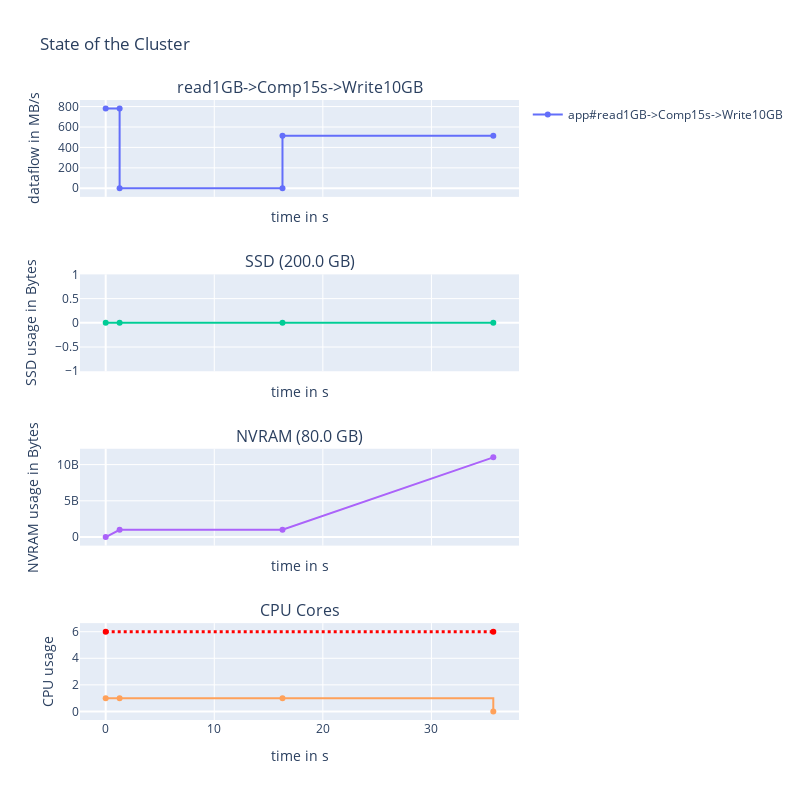

The notebook cell saved with this chart:
### Code cell
start_time = time.time()
# execution the simulation env
env.run()
print(f"Execution time = {time.time()-start_time} seconds")

def print_app_data(data):
    for item in data.items:
        print(item)
print_app_data(app1.data)
fig = display_run(app1.data, cluster, width=800, height=800)
fig.show()

### Figure 1 — Plotly figure (JSON) as saved in the notebook; plotly's stock layout.template omitted (floating-point values rounded to 4 significant figures)
{"data": [{"line": {"shape": "linear"}, "name": "app#read1GB->Comp15s->Write10GB", "text": ["READ|to/from:NVRAM|volume=1.0 GB", "READ|to/from:NVRAM|volume=1.0 GB", "COMPUTE|volume=0B", "COMPUTE|volume=0B", "WRITE|to/from:NVRAM|volume=10.0 GB", "WRITE|to/from:NVRAM|volume=10.0 GB"], "textposition": "top center", "type": "scatter", "x": [0, 1.282, 1.282, 16.28, 16.28, 35.7], "xaxis": "x", "y": [780, 780, 0, 0, 515, 515], "yaxis": "y"}, {"line": {"dash": "dot", "shape": "linear"}, "name": "read1GB->Comp15s->Write10GB mvt", "text": [], "textposition": "top center", "type": "scatter", "x": [], "xaxis": "x", "y": [], "yaxis": "y"}, {"line": {"shape": "linear"}, "name": "SSD", "showlegend": false, "text": ["read1GB->Comp15s->Write10GB|Read|NVRAM | +volume=1.0 GB", "read1GB->Comp15s->Write10GB|Compute | +volume=0B", "read1GB->Comp15s->Write10GB|Write|NVRAM | +volume=10.0 GB"], "textposition": "top center", "type": "scatter", "x": [0, 1.282, 16.28, 35.7], "xaxis": "x2", "y": [0, 0, 0, 0], "yaxis": "y2"}, {"line": {"shape": "linear"}, "name": "NVRAM", "showlegend": false, "text": ["read1GB->Comp15s->Write10GB|Read|NVRAM | +volume=1.0 GB", "read1GB->Comp15s->Write10GB|Compute | +volume=0B", "read1GB->Comp15s->Write10GB|Write|NVRAM | +volume=10.0 GB"], "textposition": "top center", "type": "scatter", "x": [0, 1.282, 16.28, 35.7], "xaxis": "x3", "y": [0, 1000000000, 1000000000, 11000000000], "yaxis": "y3"}, {"line": {"shape": "hv"}, "showlegend": false, "type": "scatter", "x": [0, 1.282, 16.28, 35.7], "xaxis": "x4", "y": [1, 1, 1, 0], "yaxis": "y4"}, {"line": {"color": "red", "dash": "dot", "shape": "hv", "width": 3}, "showlegend": false, "text": ["Maximum available cores in cluster=6", "Maximum available cores in cluster=6"], "type": "scatter", "x": [0, 35.7], "xaxis": "x4", "y": [6, 6], "yaxis": "y4"}], "layout": {"annotations": [{"font": {"size": 16}, "showarrow": false, "text": "read1GB->Comp15s->Write10GB", "x": 0.5, "xanchor": "center", "xref": "paper", "y": 1, "yanchor": "bottom", "yref": "paper"}, {"font": {"size": 16}, "showarrow": false, "text": "SSD (200.0 GB)", "x": 0.5, "xanchor": "center", "xref": "paper", "y": 0.7188, "yanchor": "bottom", "yref": "paper"}, {"font": {"size": 16}, "showarrow": false, "text": "NVRAM (80.0 GB)", "x": 0.5, "xanchor": "center", "xref": "paper", "y": 0.4375, "yanchor": "bottom", "yref": "paper"}, {"font": {"size": 16}, "showarrow": false, "text": "CPU Cores", "x": 0.5, "xanchor": "center", "xref": "paper", "y": 0.1562, "yanchor": "bottom", "yref": "paper"}], "height": 800, "title": {"text": "State of the Cluster"}, "width": 800, "xaxis": {"anchor": "y", "domain": [0, 1], "matches": "x4", "showticklabels": false, "title": {"text": "time in s"}}, "xaxis2": {"anchor": "y2", "domain": [0, 1], "matches": "x4", "showticklabels": false, "title": {"text": "time in s"}}, "xaxis3": {"anchor": "y3", "domain": [0, 1], "matches": "x4", "showticklabels": false, "title": {"text": "time in s"}}, "xaxis4": {"anchor": "y4", "domain": [0, 1], "title": {"text": "time in s"}}, "yaxis": {"anchor": "x", "domain": [0.8438, 1], "title": {"text": "dataflow in MB/s"}}, "yaxis2": {"anchor": "x2", "domain": [0.5625, 0.7188], "title": {"text": "SSD usage in Bytes"}}, "yaxis3": {"anchor": "x3", "domain": [0.2812, 0.4375], "title": {"text": "NVRAM usage in Bytes"}}, "yaxis4": {"anchor": "x4", "domain": [0, 0.1562], "title": {"text": "CPU usage"}}}}
